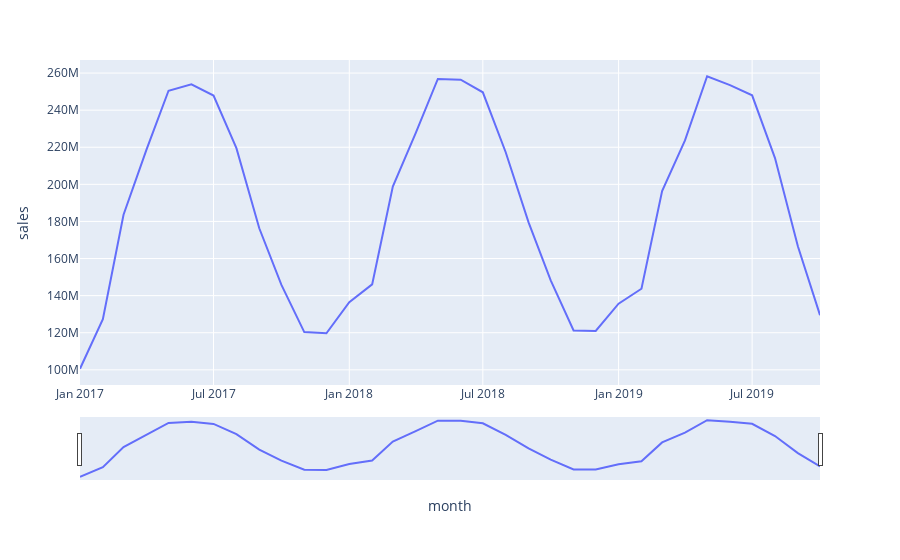

Notebook cell for this chart:
### Code cell
# добавить элемент управления - например, период

fig = px.line(sales_graph, x='month', y='sales')
fig.update_layout(xaxis=dict(rangeslider=dict(visible=True)))
fig.show()

### Figure 1 — Plotly figure (JSON) as saved in the notebook; plotly's stock layout.template omitted (floating-point values rounded to 4 significant figures)
{"data": [{"hovertemplate": "month=%{x}<br>sales=%{y}<extra></extra>", "legendgroup": "", "line": {"color": "#636efa", "dash": "solid"}, "marker": {"symbol": "circle"}, "mode": "lines", "name": "", "orientation": "v", "showlegend": false, "type": "scatter", "x": ["2017-01", "2017-02", "2017-03", "2017-04", "2017-05", "2017-06", "2017-07", "2017-08", "2017-09", "2017-10", "2017-11", "2017-12", "2018-01", "2018-02", "2018-03", "2018-04", "2018-05", "2018-06", "2018-07", "2018-08", "2018-09", "2018-10", "2018-11", "2018-12", "2019-01", "2019-02", "2019-03", "2019-04", "2019-05", "2019-06", "2019-07", "2019-08", "2019-09", "2019-10"], "xaxis": "x", "y": [100584502, 127351202, 183609747, 218601894, 250450533, 253960232, 247865266, 219494168, 176336823, 145767793, 120348725, 119720835, 136429443, 146080057, 198775363, 227563556, 256821986, 256411912, 249626075, 217295233, 179538556, 148251188, 121193566, 120969874, 135681929, 143706456, 196387722, 223684625, 258275253, 253520654, 247993490, 214150200, 166658818, 129487369], "yaxis": "y"}], "layout": {"legend": {"tracegroupgap": 0}, "margin": {"t": 60}, "xaxis": {"anchor": "y", "domain": [0, 1], "rangeslider": {"visible": true}, "title": {"text": "month"}}, "yaxis": {"anchor": "x", "domain": [0, 1], "title": {"text": "sales"}}}}
